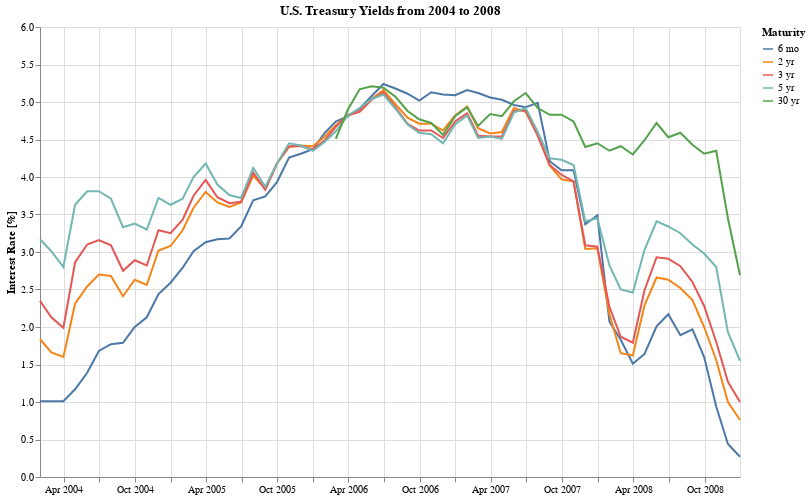

Here is the notebook cell this chart was saved with:
### Markdown cell above
## How did that chart look for the 4 years before 2008?

### Code cell
years = range(2004, 2009)
fields = ['Date', '6 mo', '2 yr', '3 yr', '5 yr', '30 yr']

dfm2 = fetchTsRates(years)[fields].melt(id_vars='Date', var_name='Maturity')

alt.Chart(dfm2).mark_line().encode(
    alt.X('Date:T', axis=alt.Axis(title='', format='%b %Y')),
    alt.Y('value:Q',
          axis=alt.Axis(title='Interest Rate [%]'),
          scale=alt.Scale(domain=[np.floor(dfm2['value'].apply(float).min()), np.ceil(dfm2['value'].apply(float).max())])),
    alt.Color('Maturity:N', sort=fields[1:]),
    tooltip=[alt.Tooltip('Date:T', format='%b %Y'), alt.Tooltip('Maturity:N'), alt.Tooltip('value:Q')]
).properties(
    title='U.S. Treasury Yields from {y1} to {y2}'.format(y1=min(years), y2=max(years)),
    height=450,
    width=700
)

### Figure 1 — Vega-Lite specification as saved in the notebook (floating-point values rounded to 4 significant figures; data arrays with more than 128 entries replaced by an {"elided": "..."} marker saying what was removed)
{"config": {"view": {"continuousWidth": 400, "continuousHeight": 300}}, "data": {"name": "data-ca82d36217f5f92637c631c5be125014"}, "mark": "line", "encoding": {"color": {"type": "nominal", "field": "Maturity", "sort": ["6 mo", "2 yr", "3 yr", "5 yr", "30 yr"]}, "tooltip": [{"type": "temporal", "field": "Date", "format": "%b %Y"}, {"type": "nominal", "field": "Maturity"}, {"type": "quantitative", "field": "value"}], "x": {"type": "temporal", "axis": {"format": "%b %Y", "title": ""}, "field": "Date"}, "y": {"type": "quantitative", "axis": {"title": "Interest Rate [%]"}, "field": "value", "scale": {"domain": [0.0, 6.0]}}}, "height": 450, "title": "U.S. Treasury Yields from 2004 to 2008", "width": 700, "$schema": "https://vega.github.io/schema/vega-lite/v4.0.2.json", "datasets": {"data-ca82d36217f5f92637c631c5be125014": {"elided": "300 records"}}}
